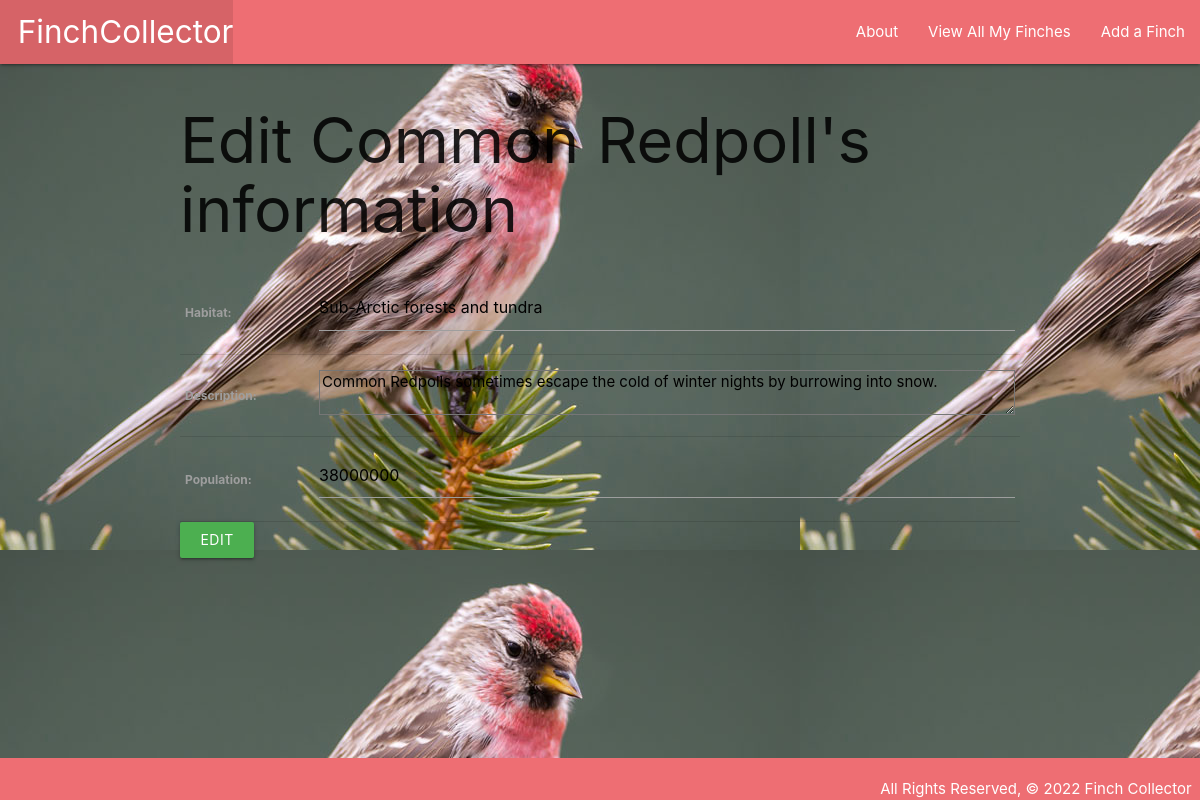
The app's page /Finch/5/update/ with its own data.
### main_app/models.py (models this page shows, shortened)
class Finch(models.Model):
    name = models.CharField(max_length=100)
    habitat = models.CharField(max_length=100)
    description = models.TextField(max_length=250)
    population = models.IntegerField()
    threats = models.CharField(max_length=100)

### main_app/views.py (the view)
# urls.py: path('Finch/<int:pk>/update/', views.FinchUpdate.as_view(), name='finch_update'),
class FinchUpdate(UpdateView):
    model = Finch
    fields = ('habitat', 'description', 'population')

### main_app/templates/main_app/finch_form.html (shortened to what this page needs)
{% extends 'base.html' %}
{% block content %}
{% if object %}
    <h1>Edit {{object.name}}'s information</h1>
{% else %}
    <h1>Add a New Finch</h1>
{% endif %}
<form action="" method="post">
<table>
    {{ form.as_table }}
</table>
    <input class="btn green" type="submit" value="{% if object %} Edit {% else %} Add {% endif %}">
</form>
{% endblock %}

### main_app/static/css/style.css (style rules this page uses)
* { box-sizing: border-box; margin: 0; }
body { background-color: lightblue; display: flex; min-height: 100vh; flex-direction: column; background-image: url(../img/Common-Redpoll.jpeg); }

### records on screen
Finch: name "Common Redpoll", habitat "Sub-Arctic forests and tundra", description "Common Redpolls sometimes escape the cold of winter nights by burrowing into snow.", population "38000000"
